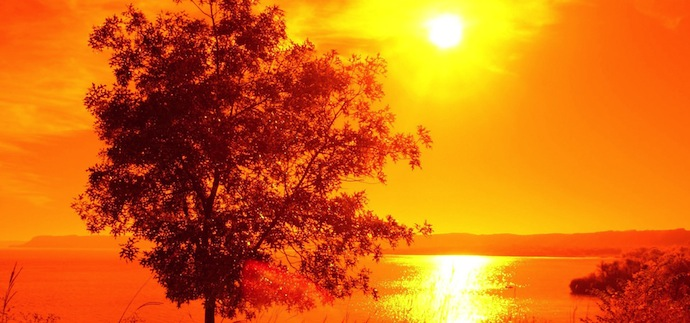
#> input picture tests/data/image.jpg, 690 x 323 px
$ python -i image.py   (imports and definitions only)
#> lines starting #> are read from the running program, lines starting #| are printed output that depends on the picture
from io import BytesIO

from PIL import Image

from ..common.errors import BaseError


class UnableToOpenImageError(BaseError):
    def __init__(self, code=400, message=''):
        super().__init__(code=code, message=message)


class DataImageJpeg:
    def __init__(self, data=None, image=None):
        if image is None:
            try:
                self._image = Image.open(data)
            except (IOError, AttributeError):
                raise UnableToOpenImageError(message='Unable to open image')
        else:
            self._image = image
        self._bytes_stream = self._get_bytes_stream()

    def _get_bytes_stream(self):
        bytes_stream = BytesIO()
        self._image.save(bytes_stream, "JPEG")
        return bytes_stream

    @property
    def size(self):
        return self._bytes_stream.tell()

    @property
    def image(self):
        return self._image

    def bytes(self):
        return self._bytes_stream.getvalue()


class ServiceImage:
    EXIF_ORIENTATION = 274

    @staticmethod
    def load(data):
        return DataImageJpeg(data=data)

    @staticmethod
    def resize(data_image: DataImageJpeg, width: int = 200, height: int = 200) -> DataImageJpeg:
        image = data_image.image
        try:
            exif = dict(image._getexif().items())
            if exif[ServiceImage.EXIF_ORIENTATION] == 3:
                image = image.rotate(180, expand=True)
            elif exif[ServiceImage.EXIF_ORIENTATION] == 6:
                image = image.rotate(270, expand=True)
            elif exif[ServiceImage.EXIF_ORIENTATION] == 8:
                image = image.rotate(90, expand=True)
        except Exception:
            pass

        dest_ratio = width / height
        source_ratio = image.width / float(image.height)

        if image.size < (width, height):
            new_width, new_height = image.size
        elif dest_ratio > source_ratio:
            new_width = int(image.width * height / float(image.height))
            new_height = height
        else:
            new_width = width
            new_height = int(image.width * width / float(image.height))

        image = image.resize((new_width, new_height), resample=Image.LANCZOS)

        resize_image = Image.new("RGB", (width, height))
        topleft = (int((width - new_width) / float(2)),
                   int((height - new_height) / float(2)))

        resize_image.paste(image, topleft)
        return DataImageJpeg(image=resize_image)

>>> import cv2
>>> picture = cv2.imread('../../tests/data/image.jpg', cv2.IMREAD_GRAYSCALE)
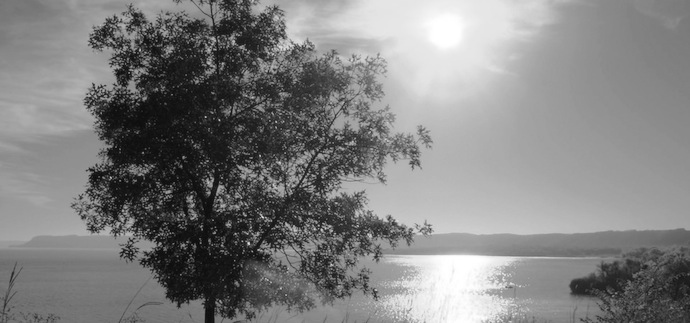
#> picture: shape (323, 690); min 5, max 255, mean 128.6
>>> result = ServiceImage().resize(picture)
#> (the run stopped early here; a loop or call above may not have finished)
